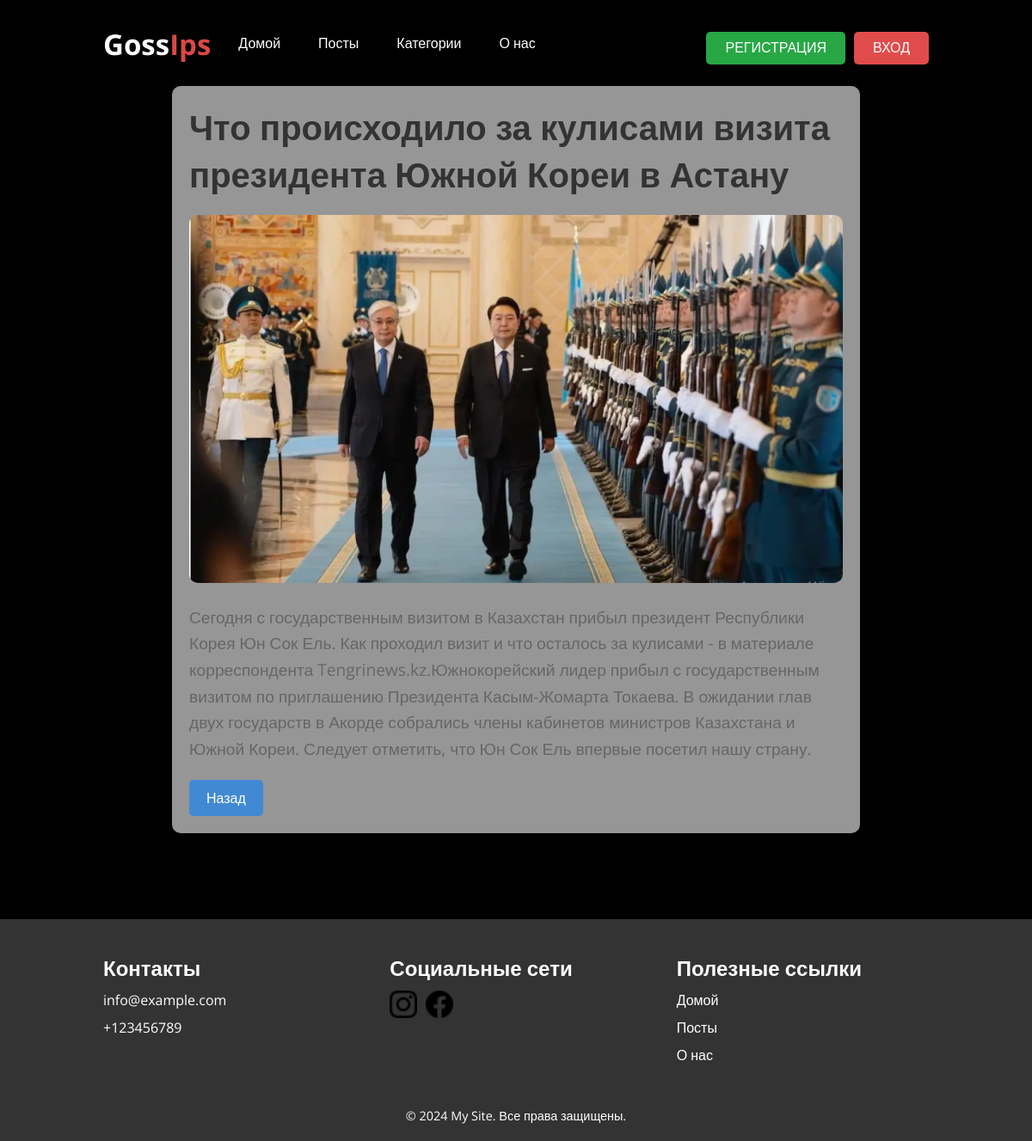
The app's page /post/4/ with its own data.
### myapp/models.py (models this page shows, shortened)
class Posts(models.Model):
    title = models.CharField(max_length=255)
    content = models.CharField(max_length=2000)
    is_published = models.BooleanField(default=False)
    photo = models.ImageField(upload_to='photo/%Y/%m/%d/')
    created_at = models.DateTimeField(auto_now_add=True)
    updated_at = models.DateTimeField(auto_now=True)
    categotia=models.ForeignKey('Categories', on_delete=models.PROTECT, null=True)
    slug=models.SlugField(max_length=255, db_index=True, unique=True,verbose_name='ссылка')

### myapp/views.py (the view)
# urls.py: path('post/<int:post_id>/', post_detail, name='post_detail'),
def post_detail(request, post_id):
    post = get_object_or_404(Posts, id=post_id)
    category=Categories.objects.all()
    return render(request, 'post_detail.html', {
        'title':post.title,
        'post': post,
        'category':category})

### myapp/context_processors.py (called while the page is built)
def categories_processor(request):
    categories = Categories.objects.all()
    return {'categories': categories}

### myapp/templates/post_detail.html
{% extends 'home.html' %}
{% block content %}
<div class="post_detail">
    <div class="post_detail_content">
        <h1>{{ post.title }}</h1>
        {% if post.photo %}
        <img src="{{ post.photo.url }}" alt="">
        {% else %}
        <h1>’’</h1>
        {% endif %}
        <p>{{ post.content }}</p>
        <span class="back-button" onclick="history.back()">Назад</span>
    </div>
</div>
{% endblock %}

### static/styles/style.css (style rules this page uses)
* { padding: 0; margin: 0; box-sizing: border-box; list-style: none; text-decoration: none; border: none; outline: none; scroll-behavior: smooth; font-family: 'Open Sans', sans-serif; }
:root { --text-color: #fff; --bg-color: #000; --main-color: #ffa343; --h1-font: 6rem; --h2-font: 3rem; --p-font: 1rem; }
body { width: 100%; color: var(--text-color); background: var(--bg-color); background-image: linear-gradient(to left, rgba(0, 0, 0, 0.6), rgba(0, 0, 0, 0.3)), url('../img/Background.png'); background-size: cover; background-position: center bottom; background-repeat: no-repeat; background-attachment: fixed; }
.post_detail { padding: 200px; gap: 20px; }
.post_detail { max-width: 800px; margin: 100px auto; padding: 20px; background-color: #e4e4e4a8; border-radius: 10px; box-shadow: 0 4px 8px rgba(0, 0, 0, 0.1); }
.post_detail h1 { font-size: 2.5em; color: #333; margin-bottom: 20px; }
.post_detail img { width: 100%; height: auto; border-radius: 10px; margin-bottom: 20px; }
.post_detail p { font-size: 1.2em; line-height: 1.6; color: #666; }
.back-button { display: inline-block; margin-top: 20px; padding: 10px 20px; background-color: #4289d4; color: white; text-decoration: none; border-radius: 5px; transition: background-color 0.3s; cursor: pointer; }

### records on screen
Posts: title "Что происходило за кулисами визита президента Южной Кореи в Астану", photo (picture), content "Сегодня с государственным визитом в Казахстан прибыл президент Республики Корея Юн Сок Ель. Как проходил визит и что осталось за кулисами - в материале корреспондента Tengrinews.kz.Южнокорейский лидер прибыл с государственным визитом по приглашению Президента Касым-Жомарта Токаева. В ожидании глав двух государств в Акорде собрались члены кабинетов министров Казахстана и Южной Кореи. Следует отметить, что Юн Сок Ель впервые посетил нашу страну."
